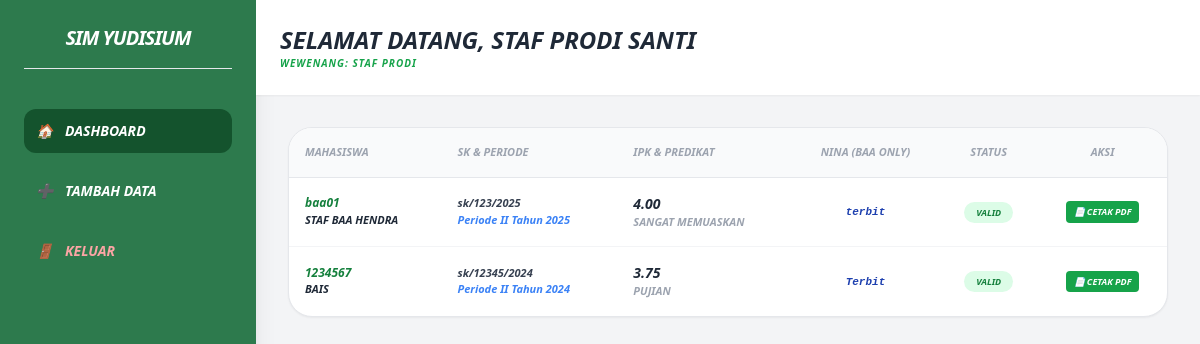
Page /dashboard.php (signed in) on the committed database.
### tables this page shows
CREATE TABLE `yudisium` (
  `id` int NOT NULL,
  `user_id` int DEFAULT NULL,
  `periode_id` int DEFAULT NULL,
  `no_sk_yudisium` varchar(50) DEFAULT NULL,
  `tgl_sk` date DEFAULT NULL,
  `tgl_mulai_kuliah` date DEFAULT NULL,
  `tgl_ujian` date DEFAULT NULL,
  `ipk` decimal(4,2) DEFAULT NULL,
  `predikat` varchar(50) DEFAULT NULL,
  `peringkat` int DEFAULT NULL,
  `nina` varchar(50) DEFAULT 'Belum Terbit',
  `status_validasi` enum('Pending','Valid') DEFAULT 'Pending'
);

CREATE TABLE `users` (
  `id` int NOT NULL,
  `npm_nik` varchar(20) DEFAULT NULL,
  `nama` varchar(100) DEFAULT NULL,
  `email` varchar(100) DEFAULT NULL,
  `password` varchar(255) DEFAULT NULL,
  `role` enum('Admin','Staf BAA','Staf Prodi','Mahasiswa') DEFAULT NULL,
  `prodi` varchar(50) DEFAULT NULL
);

CREATE TABLE `periode` (
  `id` int NOT NULL,
  `nama_periode` varchar(50) DEFAULT NULL,
  `status` enum('Aktif','Selesai') DEFAULT 'Aktif'
);

### config.php (called while the page is built, shortened)
<?php
function h($str) { return htmlspecialchars($str ?? '', ENT_QUOTES, 'UTF-8'); }
?>

### dashboard.php (the view, shortened to what this page needs)
<?php
include_once 'config.php';
$role = $_SESSION['role'];
$sql = "SELECT y.*, u.nama, u.npm_nik, p.nama_periode
        FROM yudisium y
        JOIN users u ON y.user_id = u.id
        JOIN periode p ON y.periode_id = p.id";
$data = mysqli_query($conn, $sql);
?>
<!DOCTYPE html>
<html lang="id">
<head>
    <script src="https://cdn.tailwindcss.com"></script>
</head>
<body class="bg-gray-100 flex h-screen font-sans italic font-bold">
    <div class="w-64 bg-[#2D7A4D] text-white p-6 shadow-xl">
        <h1 class="text-xl font-black mb-10 border-b pb-4 uppercase tracking-tighter italic text-center">SIM Yudisium</h1>
        <nav class="space-y-4 text-sm uppercase italic">
            <a href="dashboard.php" class="flex items-center gap-3 p-3 bg-green-900 rounded-xl">
                <span>🏠</span> DASHBOARD
            </a>
            <?php if($role == 'Admin' || $role == 'Staf Prodi'): ?>
                <a href="tambah_data.php" class="flex items-center gap-3 p-3 hover:bg-green-800 transition rounded-xl">
                    <span>➕</span> TAMBAH DATA
                </a>
            <?php endif; ?>
            <a href="logout.php" class="flex items-center gap-3 p-3 text-red-300 hover:text-white mt-10 italic">
                <span>🚪</span> KELUAR
            </a>
        </nav>
    </div>
    <div class="flex-1 flex flex-col overflow-hidden">
        <header class="bg-white p-6 shadow-sm flex justify-between items-center">
            <div>
                <h2 class="text-2xl font-black text-gray-800 uppercase italic">SELAMAT DATANG, <?= h($_SESSION['nama']) ?></h2>
                <p class="text-[10px] text-green-600 uppercase tracking-widest font-bold">WEWENANG: <?= h($role) ?></p>
            </div>
        </header>
        <main class="p-8 overflow-auto">
            <div class="bg-white rounded-3xl shadow-sm border overflow-hidden">
                <table class="w-full text-[11px] text-left">
                    <thead class="bg-gray-50 text-gray-400 uppercase border-b italic">
                        <tr>
                            <th class="p-4">Mahasiswa</th>
                            <th class="p-4">SK & Periode</th>
                            <th class="p-4">IPK & Predikat</th>
                            <th class="p-4 text-center">NINA (BAA ONLY)</th>
                            <th class="p-4 text-center">Status</th>
                            <th class="p-4 text-center">Aksi</th>
                        </tr>
                    </thead>
                    <tbody class="divide-y divide-gray-100 italic">
                        <?php while($row = mysqli_fetch_assoc($data)): ?>
                        <tr>
                            <td class="p-4 font-black">
                                <span class="text-green-700 text-xs italic"><?= h($row['npm_nik']) ?></span><br>
                                <span class="uppercase text-gray-800"><?= h($row['nama']) ?></span>
                            </td>
                            <td class="p-4">
                                <span class="italic font-bold text-gray-700"><?= h($row['no_sk_yudisium']) ?></span><br>
                                <span class="text-blue-500 italic"><?= h($row['nama_periode']) ?></span>
                            </td>
                            <td class="p-4">
                                <span class="text-sm font-black text-gray-800"><?= h($row['ipk']) ?></span><br>
                                <span class="text-gray-400 uppercase font-bold"><?= h($row['predikat']) ?></span>
                            </td>
                            <td class="p-4 text-center">
                                <?php if($role == 'Staf BAA' || $role == 'Admin'): ?>
                                    <form method="POST" action="proses_crud.php" class="flex gap-1 justify-center items-center">
                                        <input type="hidden" name="csrf_token" value="<?= $_SESSION['csrf_token'] ?>">
                                        <input type="hidden" name="id" value="<?= $row['id'] ?>">
                                        <input type="text" name="nina_val" value="<?= h($row['nina']) ?>"
                                               class="border-2 border-gray-100 p-1 w-28 rounded-lg text-[10px] focus:border-blue-400 outline-none shadow-inner italic" placeholder="Input NINA...">
                                        <button name="update_nina" class="bg-blue-600 text-white px-3 py-1 rounded-lg hover:bg-blue-700 transition font-black uppercase text-[9px]">SAVE</button>
                                    </form>
                                <?php else: ?>
                                    <span class="font-mono font-black text-blue-800 italic">
                                        <?= ($row['nina']) ? h($row['nina']) : '<span class="text-gray-300">Belum Terbit</span>' ?>
                                    </span>
                                <?php endif; ?>
                            </td>
                            <td class="p-4 text-center">
                                <span class="px-3 py-1 rounded-full text-[9px] uppercase font-black
                                    <?= $row['status_validasi'] == 'Valid' ? 'bg-green-100 text-green-700' : 'bg-yellow-100 text-yellow-700' ?>">
                                    <?= h($row['status_validasi']) ?>
                                </span>
                            </td>
                            <td class="p-4 text-center">
                                <div class="flex flex-wrap gap-1 justify-center">
                                    <?php if($row['status_validasi'] == 'Valid'): ?>
                                        <a href="cetak_yudisium.php?id=<?= $row['id'] ?>" target="_blank"
                                           class="bg-green-600 text-white px-2 py-1 rounded text-[9px] font-black uppercase hover:bg-green-700 transition">
                                            📄 CETAK PDF
                                        </a>
                                    <?php endif; ?>
                                </div>
                            </td>
                        </tr>
                        <?php endwhile; ?>
                    </tbody>
                </table>
            </div>
        </main>
    </div>
</body>
</html>

### rows in the picture
yudisium: user.npm_nik "baa01", user.nama "STAF BAA HENDRA", no_sk_yudisium "sk/123/2025", periode.nama_periode "Periode II Tahun 2025", ipk "4.00", predikat "SANGAT MEMUASKAN", nina "terbit", status_validasi "VALID"
yudisium: user.npm_nik "1234567", user.nama "BAIS", no_sk_yudisium "sk/12345/2024", periode.nama_periode "Periode II Tahun 2024", ipk "3.75", predikat "PUJIAN", nina "Terbit", status_validasi "VALID"

### other values in the picture
$_SESSION['nama'] "STAF PRODI SANTI"
$role "STAF PRODI"
